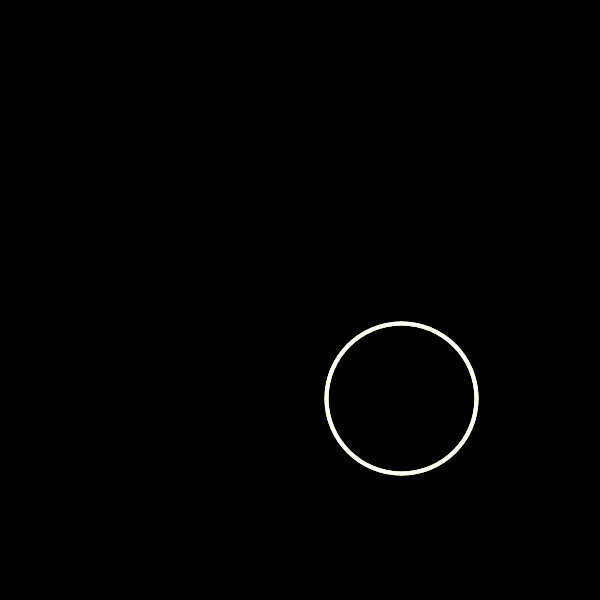
Frame 1 (no input)
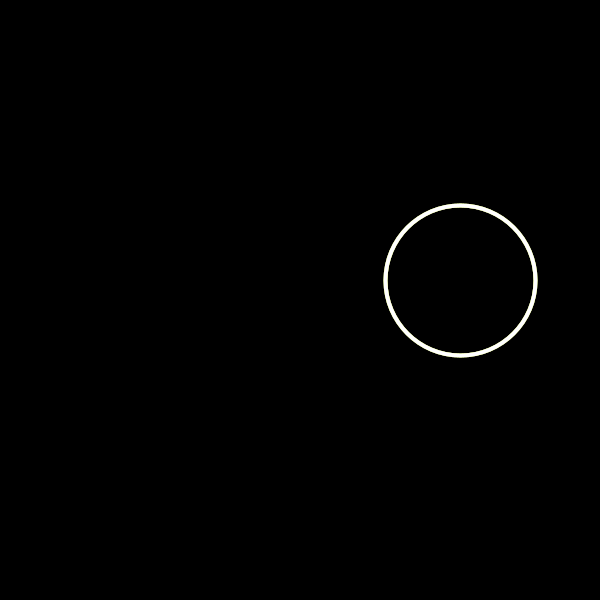
Frame 60 (the mouse pressed at the canvas centre just before this capture)
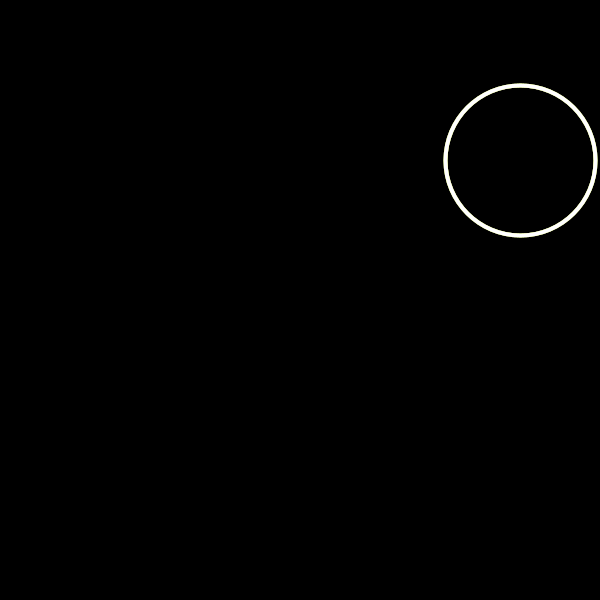
Frame 120 (the mouse held since frame 60 and released just before this capture)

The Processing sketch that drew these frames (run headless with seeded random() and noise(); from frame 60 on, the mouse is pressed at the canvas centre):

// Processing sketch: processing_10511
// ── processing_10511.pde

int cont=0;  //crea dos estats del programa

float x1=400;
float y1=400;
float x2=400;
float y2=400;
float x3=400;
float y3=400;
float x4=400;
float y4=400;
float x5=400;
float y5=400;
float sx1=1;
float sy1=-2;
float sx2=1;
float sy2=-2;
float sx3=1;
float sy3=-2;
float sx4=1;
float sy4=-2;
float sx5=1;
float sy5=-2;    //parametres inicials de les 5 el·lipses (tots els floats)


void setup()
{
  size(600, 600); 
  smooth();
  background(0,0,0);  //parametres fondo

 }
 
 void draw()
 {
     background(0,0,0);
     x1=x1+sx1;
     x2=x2+sx2;
     x3=x3+sx3;
     x4=x4+sx4;
     x5=x5+sx5;
   
     y1=y1+sy1;
     y2=y2+sy2;
     y3=y3+sy3;
     y4=y4+sy4;
     y5=y5+sy5;          //moviments desitjats de les el·lipses (punt centre més vector director) els parametres x i y son el centre els parametres sx i sy són el vector director
     
      if (((sqrt((sq(x1-x2))+sq(y1-y2))<3)&&(sqrt((sq(x2-x3))+sq(y2-y3))<3)&&(cont==0))&&(sy1!=sy2)){ //comanda que ens permet que les el·lipses es reajuntin quan els centres de les el·lipses 1,2 i 3                                                                                                      
      x2=x1;                                                                                         // estan a menys de 3 pixels de distancia l'estat de control es 0 i els vectors directors son diferents
      x3=x1;                                                                                          // aquesta ultima condicio evita que s'activi el resultat ja que al sortir de void mouseClicked l'estat
      x4=x1;                                                                                          // de control sempre és 0                                                                                        
      x5=x1;
      y1=y1;
      y2=y1;
      y3=y1;
      y4=y1;
      y5=y1;
      sx1=(sx1+sx2+sx3+sx4+sx5)/5;                                                                   //vectorrs directors de les el·lipses que fan que el moviment quan es mouen alhora sigui la suma
      sy1=(sy1+sy2+sy3+sy4+sy5)/5;                                                                   //dels moviments quan aquestes es van a trovar
      sx2=(sx1+sx2+sx3+sx4+sx5)/5;
      sy2=(sy1+sy2+sy3+sy4+sy5)/5;
      sx3=(sx1+sx2+sx3+sx4+sx5)/5;
      sy3=(sy1+sy2+sy3+sy4+sy5)/5;
      sx4=(sx1+sx2+sx3+sx4+sx5)/5;
      sy4=(sy1+sy2+sy3+sy4+sy5)/5;
      sx5=(sx1+sx2+sx3+sx4+sx5)/5;
      sy5=(sy1+sy2+sy3+sy4+sy5)/5;
 }
  
   stroke(0,0,0); 
  strokeWeight(4); 
  noFill();
  stroke (255,0,0);                                            //el·lipses i les seves caracteristiques
  ellipse(x1,y1,150,150);
  stroke (0,255,0);
  ellipse(x2,y2,150,150);
  stroke (0,0,255);
  ellipse(x3,y3,150,150);
  stroke (255,255,0);
  ellipse(x4,y4,150,150);
  stroke (255,255,255);
  ellipse(x5,y5,150,150);
  
  if (x1>width | x1<0)                                  //equacions que fan que les el·lipses rebotin al xocar am els limits de la pantalla
   {
     sx1=-1*sx1;
     
   }
    if (x2>width | x2<0)
   {
     sx2=-1*sx2;
     
   }
    if (x3>width | x3<0)
   {
     sx3=-1*sx3;
     
   }
    if (x4>width | x4<0)
   {
     sx4=-1*sx4;
     
   }
    if (x5>width | x5<0)
   {
     sx5=-1*sx5;
     
   }
  if (y1>width | y1<0)
   {
     sy1=-1*sy1;
     
   }
    if (y2>width | y2<0)
   {
     sy2=-1*sy2;
     
   }
    if (y3>width | y3<0)
   {
     sy3=-1*sy3;
     
   }
    if (y4>width | y4<0)
   {
     sy4=-1*sy4;
     
   }
    if (y5>width | y5<0)
   {
     sy5=-1*sy5;
     
   }
 }
 void mouseClicked ()                             //apartat en el que es crea el moviment en clicar el mouse
 {  
  if(cont==1) {concentra(); cont=0;}              //comanda que canvi l'estat de control i activa les equacions d'unio o dispersio de les boles segons l'estat de control
     else {dispersa(); cont=1;}                   
  
 }
 
 
void dispersa()                                    // si al pulsar el mouse les boles es mouen com una sola aquesta equacio fa que es dispersin seguint les lines que unirien els vertex d'un
{                                                  // pentagon amb el seu centre (el vector director es unitari i multiplicat per la velocitat desitjada)
  
   sx1=0*2;
   sx2=0.951*2;
   sx3=0.5877*2;
   sx4=-0.5877*2;
   sx5=-0.951*2;
   
   sy1=-1*2;
   sy2=-0.3043*2;
   sy3=+0.811*2;
   sy4=+0.811*2;
   sy5=-0.3043*2;
}

void concentra()                              //si al pulsar el mouse les boles es mouen cada una a la seva manera aquesta equacio fa que convergeixin totes en un punt a una velocitat en que arrivin 
{                                             //alhora de manera que quan torni a començar s'activi la comanda de la linea 48 convertintles altre vegada en una sola.
  sx1=(mouseX-x1)/50;
  sy1=(mouseY-y1)/50;
  sx2=(mouseX-x2)/50;
  sy2=(mouseY-y2)/50;
  sx3=(mouseX-x3)/50;
  sy3=(mouseY-y3)/50;
  sx4=(mouseX-x4)/50;
  sy4=(mouseY-y4)/50;
  sx5=(mouseX-x5)/50;
  sy5=(mouseY-y5)/50;

}
